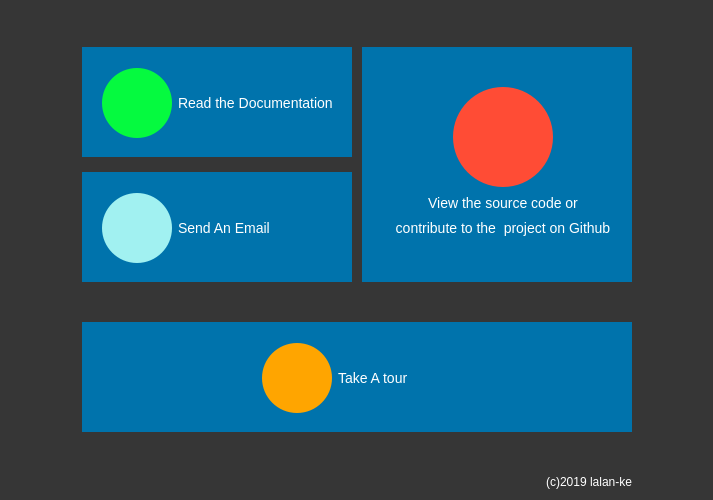
<?xml version="1.0" encoding="UTF-8"?>
<ui version="4.0">
 <class>HelpForm</class>
 <widget class="QWidget" name="HelpForm">
  <property name="geometry">
   <rect>
    <x>0</x>
    <y>0</y>
    <width>713</width>
    <height>500</height>
   </rect>
  </property>
  <property name="windowTitle">
   <string>Help Form</string>
  </property>
  <property name="styleSheet">
   <string notr="true">QWidget{
background-color:rgb(54,54,54);
font:12px;
color:white;
}</string>
  </property>
  <layout class="QHBoxLayout" name="horizontalLayout_2">
   <item>
    <spacer name="horizontalSpacer">
     <property name="orientation">
      <enum>Qt::Horizontal</enum>
     </property>
     <property name="sizeHint" stdset="0">
      <size>
       <width>60</width>
       <height>20</height>
      </size>
     </property>
    </spacer>
   </item>
   <item>
    <layout class="QVBoxLayout" name="verticalLayout_3">
     <item>
      <spacer name="verticalSpacer_2">
       <property name="orientation">
        <enum>Qt::Vertical</enum>
       </property>
       <property name="sizeHint" stdset="0">
        <size>
         <width>20</width>
         <height>40</height>
        </size>
       </property>
      </spacer>
     </item>
     <item>
      <layout class="QVBoxLayout" name="verticalLayout_2">
       <property name="spacing">
        <number>40</number>
       </property>
       <item>
        <layout class="QHBoxLayout" name="horizontalLayout">
         <property name="spacing">
          <number>10</number>
         </property>
         <item>
          <layout class="QVBoxLayout" name="verticalLayout">
           <property name="spacing">
            <number>15</number>
           </property>
           <item>
            <widget class="QWidget" name="widget" native="true">
             <property name="minimumSize">
              <size>
               <width>270</width>
               <height>110</height>
              </size>
             </property>
             <property name="maximumSize">
              <size>
               <width>270</width>
               <height>110</height>
              </size>
             </property>
             <property name="styleSheet">
              <string notr="true">*{
background-color: rgb(0, 115, 172);
font:14px;
}
QPushButton{
border-radius:35px;
background-color:#05fa3f;
}
QPushButton:hover{
background-color: rgba(5, 250, 63, 190);
border:2px solid white;
}
QPushButton:pressed{
border:3px solid orange;
}</string>
             </property>
             <widget class="QWidget" name="layoutWidget">
              <property name="geometry">
               <rect>
                <x>20</x>
                <y>20</y>
                <width>232</width>
                <height>72</height>
               </rect>
              </property>
              <layout class="QHBoxLayout" name="horizontalLayout_3">
               <item>
                <widget class="QPushButton" name="docsBtn">
                 <property name="minimumSize">
                  <size>
                   <width>70</width>
                   <height>70</height>
                  </size>
                 </property>
                 <property name="maximumSize">
                  <size>
                   <width>70</width>
                   <height>70</height>
                  </size>
                 </property>
                 <property name="text">
                  <string/>
                 </property>
                 <property name="iconSize">
                  <size>
                   <width>50</width>
                   <height>50</height>
                  </size>
                 </property>
                </widget>
               </item>
               <item>
                <widget class="QLabel" name="label">
                 <property name="text">
                  <string>Read the Documentation</string>
                 </property>
                </widget>
               </item>
              </layout>
             </widget>
            </widget>
           </item>
           <item>
            <widget class="QWidget" name="widget_2" native="true">
             <property name="minimumSize">
              <size>
               <width>270</width>
               <height>110</height>
              </size>
             </property>
             <property name="maximumSize">
              <size>
               <width>270</width>
               <height>110</height>
              </size>
             </property>
             <property name="styleSheet">
              <string notr="true">*{
background-color: rgb(0, 115, 172);
font:14px;
}
QPushButton{
border-radius:35px;
background-color: rgb(161, 241, 241);
}
QPushButton:hover{
border:2px solid white;
background-color: rgba(161, 241, 241,190);
}
QPushButton:pressed{
border:3px solid orange;
}</string>
             </property>
             <widget class="QWidget" name="layoutWidget">
              <property name="geometry">
               <rect>
                <x>20</x>
                <y>20</y>
                <width>221</width>
                <height>72</height>
               </rect>
              </property>
              <layout class="QHBoxLayout" name="horizontalLayout_4">
               <item>
                <widget class="QPushButton" name="emailBtn">
                 <property name="minimumSize">
                  <size>
                   <width>70</width>
                   <height>70</height>
                  </size>
                 </property>
                 <property name="maximumSize">
                  <size>
                   <width>70</width>
                   <height>70</height>
                  </size>
                 </property>
                 <property name="text">
                  <string/>
                 </property>
                 <property name="iconSize">
                  <size>
                   <width>50</width>
                   <height>50</height>
                  </size>
                 </property>
                </widget>
               </item>
               <item>
                <widget class="QLabel" name="label_2">
                 <property name="text">
                  <string>Send An Email</string>
                 </property>
                </widget>
               </item>
              </layout>
             </widget>
            </widget>
           </item>
          </layout>
         </item>
         <item>
          <widget class="QWidget" name="widget_3" native="true">
           <property name="minimumSize">
            <size>
             <width>270</width>
             <height>0</height>
            </size>
           </property>
           <property name="maximumSize">
            <size>
             <width>16777215</width>
             <height>240</height>
            </size>
           </property>
           <property name="styleSheet">
            <string notr="true">*{
background-color: rgba(0, 115, 172);
font:14px;
}
QPushButton{
border-radius:50px;
background-color:#ff4c35;
}
QPushButton:hover{
border:2px solid white;
background-color: rgba(255, 76, 53, 190);
}
QPushButton:pressed{
border:3px solid orange;
}
</string>
           </property>
           <widget class="QWidget" name="layoutWidget">
            <property name="geometry">
             <rect>
              <x>30</x>
              <y>40</y>
              <width>222</width>
              <height>150</height>
             </rect>
            </property>
            <layout class="QVBoxLayout" name="verticalLayout_4">
             <item>
              <layout class="QHBoxLayout" name="horizontalLayout_6">
               <item>
                <spacer name="horizontalSpacer_3">
                 <property name="orientation">
                  <enum>Qt::Horizontal</enum>
                 </property>
                 <property name="sizeHint" stdset="0">
                  <size>
                   <width>40</width>
                   <height>20</height>
                  </size>
                 </property>
                </spacer>
               </item>
               <item>
                <widget class="QPushButton" name="githubBtn">
                 <property name="minimumSize">
                  <size>
                   <width>100</width>
                   <height>100</height>
                  </size>
                 </property>
                 <property name="maximumSize">
                  <size>
                   <width>100</width>
                   <height>100</height>
                  </size>
                 </property>
                 <property name="text">
                  <string/>
                 </property>
                 <property name="iconSize">
                  <size>
                   <width>85</width>
                   <height>85</height>
                  </size>
                 </property>
                </widget>
               </item>
               <item>
                <spacer name="horizontalSpacer_4">
                 <property name="orientation">
                  <enum>Qt::Horizontal</enum>
                 </property>
                 <property name="sizeHint" stdset="0">
                  <size>
                   <width>40</width>
                   <height>20</height>
                  </size>
                 </property>
                </spacer>
               </item>
              </layout>
             </item>
             <item>
              <widget class="QLabel" name="label_5">
               <property name="text">
                <string>View the source code or</string>
               </property>
               <property name="alignment">
                <set>Qt::AlignCenter</set>
               </property>
              </widget>
             </item>
             <item>
              <widget class="QLabel" name="label_3">
               <property name="text">
                <string>contribute to the  project on Github</string>
               </property>
               <property name="alignment">
                <set>Qt::AlignCenter</set>
               </property>
              </widget>
             </item>
            </layout>
           </widget>
          </widget>
         </item>
        </layout>
       </item>
       <item>
        <widget class="QWidget" name="widget_4" native="true">
         <property name="minimumSize">
          <size>
           <width>0</width>
           <height>110</height>
          </size>
         </property>
         <property name="maximumSize">
          <size>
           <width>16777215</width>
           <height>110</height>
          </size>
         </property>
         <property name="styleSheet">
          <string notr="true">*{
background-color: rgb(0, 115, 172);
font:14px;
}
QPushButton{
border-radius:35px;
background-color:orange;
}
QPushButton:hover{
border:2px solid white;
background-color: rgba(255, 165, 0, 190);
}
QPushButton:pressed{
border:3px solid yellow;
}</string>
         </property>
         <widget class="QWidget" name="layoutWidget">
          <property name="geometry">
           <rect>
            <x>180</x>
            <y>20</y>
            <width>231</width>
            <height>72</height>
           </rect>
          </property>
          <layout class="QHBoxLayout" name="horizontalLayout_5">
           <item>
            <widget class="QPushButton" name="tripBtn">
             <property name="minimumSize">
              <size>
               <width>70</width>
               <height>70</height>
              </size>
             </property>
             <property name="maximumSize">
              <size>
               <width>70</width>
               <height>70</height>
              </size>
             </property>
             <property name="text">
              <string/>
             </property>
             <property name="iconSize">
              <size>
               <width>50</width>
               <height>50</height>
              </size>
             </property>
            </widget>
           </item>
           <item>
            <widget class="QLabel" name="label_4">
             <property name="text">
              <string>Take A tour</string>
             </property>
            </widget>
           </item>
          </layout>
         </widget>
        </widget>
       </item>
      </layout>
     </item>
     <item>
      <spacer name="verticalSpacer">
       <property name="orientation">
        <enum>Qt::Vertical</enum>
       </property>
       <property name="sizeHint" stdset="0">
        <size>
         <width>20</width>
         <height>40</height>
        </size>
       </property>
      </spacer>
     </item>
     <item>
      <widget class="QLabel" name="label_6">
       <property name="text">
        <string>(c)2019 lalan-ke</string>
       </property>
       <property name="alignment">
        <set>Qt::AlignRight|Qt::AlignTrailing|Qt::AlignVCenter</set>
       </property>
      </widget>
     </item>
    </layout>
   </item>
   <item>
    <spacer name="horizontalSpacer_2">
     <property name="orientation">
      <enum>Qt::Horizontal</enum>
     </property>
     <property name="sizeHint" stdset="0">
      <size>
       <width>59</width>
       <height>20</height>
      </size>
     </property>
    </spacer>
   </item>
  </layout>
 </widget>
 <resources/>
 <connections/>
</ui>
